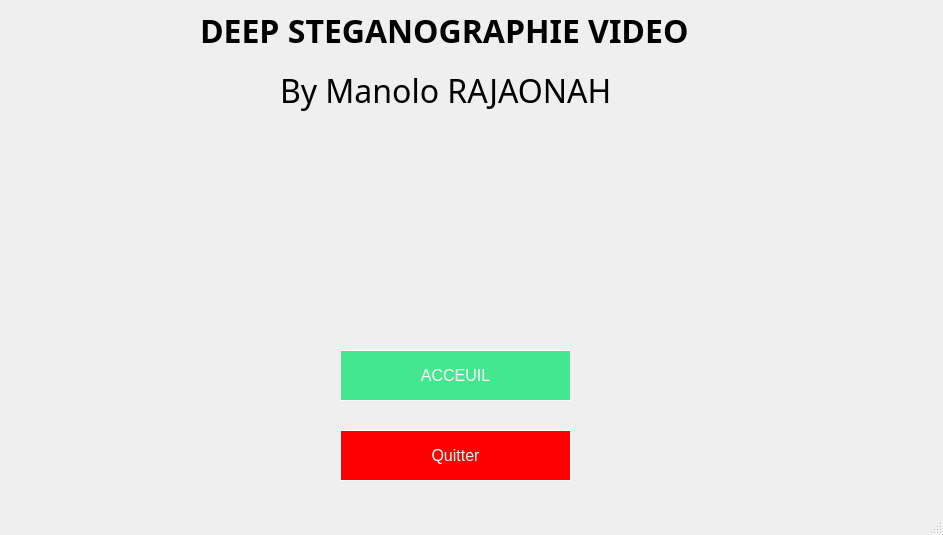
<?xml version="1.0" encoding="UTF-8"?>
<ui version="4.0">
 <class>MainWindow</class>
 <widget class="QMainWindow" name="MainWindow">
  <property name="geometry">
   <rect>
    <x>0</x>
    <y>0</y>
    <width>943</width>
    <height>535</height>
   </rect>
  </property>
  <property name="windowTitle">
   <string>MainWindow</string>
  </property>
  <property name="styleSheet">
   <string notr="true">QApplication{background-image : url(&quot;ME.png&quot;)}

QPushButton#acceuilBut{
                background : #45e78e;
                color : rgb(255,255,255);
                border : 1px solid rgb(255,255,255);
                border-radius: 1px;
                font-size : 16px; 
                width : 10px;
            }
QPushButton#acceuilBut:hover{
                background : rgb(255,255,255);
                color : #45e78e;
                border : 1px solid #45e78e;
                border-radius: 1px;
   } 
QPushButton#quitterBut{
                background : red;
                color : rgb(255,255,255);
                border : 1px solid rgb(255,255,255);
                border-radius: 1px;
                font-size : 16px; 
                width : 10px;
            }
QPushButton#quitterBut:hover{
                background : rgb(255,255,255);
                color : red;
                border : 1px solid red;
                border-radius: 1px;
   }</string>
  </property>
  <widget class="QWidget" name="centralwidget">
   <widget class="QPushButton" name="acceuilBut">
    <property name="geometry">
     <rect>
      <x>340</x>
      <y>350</y>
      <width>231</width>
      <height>51</height>
     </rect>
    </property>
    <property name="text">
     <string>ACCEUIL</string>
    </property>
   </widget>
   <widget class="QPushButton" name="quitterBut">
    <property name="geometry">
     <rect>
      <x>340</x>
      <y>430</y>
      <width>231</width>
      <height>51</height>
     </rect>
    </property>
    <property name="styleSheet">
     <string notr="true">background-color :red

QPushButton:hover{
                background : rgb(255,255,255);
                color : red;
                border : 1px solid red;
                border-radius: 2px;
   }</string>
    </property>
    <property name="text">
     <string>Quitter</string>
    </property>
   </widget>
   <widget class="QLabel" name="label">
    <property name="geometry">
     <rect>
      <x>200</x>
      <y>0</y>
      <width>571</width>
      <height>61</height>
     </rect>
    </property>
    <property name="font">
     <font>
      <family>MV Boli</family>
      <pointsize>24</pointsize>
      <weight>75</weight>
      <bold>true</bold>
     </font>
    </property>
    <property name="text">
     <string>DEEP STEGANOGRAPHIE VIDEO </string>
    </property>
   </widget>
   <widget class="QLabel" name="label_2">
    <property name="geometry">
     <rect>
      <x>280</x>
      <y>70</y>
      <width>381</width>
      <height>41</height>
     </rect>
    </property>
    <property name="font">
     <font>
      <family>MV Boli</family>
      <pointsize>24</pointsize>
     </font>
    </property>
    <property name="text">
     <string>By Manolo RAJAONAH</string>
    </property>
   </widget>
  </widget>
  <widget class="QStatusBar" name="statusbar"/>
 </widget>
 <resources/>
 <connections>
  <connection>
   <sender>acceuilBut</sender>
   <signal>clicked()</signal>
   <receiver>MainWindow</receiver>
   <slot>acceuilBtn()</slot>
   <hints>
    <hint type="sourcelabel">
     <x>488</x>
     <y>359</y>
    </hint>
    <hint type="destinationlabel">
     <x>697</x>
     <y>335</y>
    </hint>
   </hints>
  </connection>
  <connection>
   <sender>quitterBut</sender>
   <signal>clicked()</signal>
   <receiver>MainWindow</receiver>
   <slot>quitterBtn()</slot>
   <hints>
    <hint type="sourcelabel">
     <x>479</x>
     <y>452</y>
    </hint>
    <hint type="destinationlabel">
     <x>674</x>
     <y>445</y>
    </hint>
   </hints>
  </connection>
 </connections>
 <slots>
  <slot>acceuilBtn()</slot>
  <slot>quitterBtn()</slot>
 </slots>
</ui>
